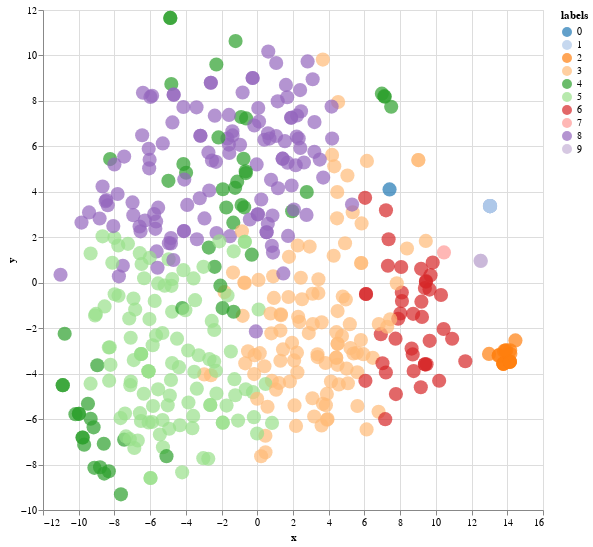

The notebook cell this image was saved under:
### Code cell
# Embeddings functions
def tfidf(df):
    tfidf_vectorizer = TfidfVectorizer()
    Tfidf = tfidf_vectorizer.fit_transform(df['text_processed'])
    tfidf_a = Tfidf.toarray()
    return tfidf_a

def glove_embeddings(df):
    all_embeddings = []
    for text in df['text_processed']:
        word_vectors = []
        for word in text.split():
            if word in loaded_glove_model:
                word_vectors.append(loaded_glove_model[word])
        if word_vectors:
            sentence_embedding = np.mean(word_vectors, axis=0)
        else:
            sentence_embedding = np.zeros(loaded_glove_model.vector_size)
        all_embeddings.append(sentence_embedding)
        all_embeddings_a = np.array(all_embeddings)
    return all_embeddings_a

# Dimension reduction functions
def tsne(embeddings):
    docs_tsne = TSNE(n_components=2, learning_rate='auto',
                init='pca').fit_transform(embeddings)
    return docs_tsne

def pca(embeddings):
    svd = TruncatedSVD(n_components=2)
    embeddings_pca = svd.fit_transform(embeddings)
    return embeddings_pca

# Clusterings functions
def Kmeans_fct(n, embeddings):
    kmeans = KMeans(n_clusters=n, random_state=0)
    kmeans.fit(embeddings)
    labels = kmeans.labels_
    return labels


def correspondence_analysis(embeddings, n_components=2):
    svd = TruncatedSVD(n_components=n_components)
    embeddings_ca = svd.fit_transform(embeddings)
    return embeddings_ca

def hierarchical_clustering(n_clusters, embeddings):
    hc = AgglomerativeClustering(n_clusters=n_clusters, metric='euclidean', linkage='ward')
    labels = hc.fit_predict(embeddings)
    return labels

# Validation function
def score_function(embeddings, labels):
    silhouette_s = silhouette_score(embeddings, labels)
    davies_bouldin_s = davies_bouldin_score(embeddings, labels)
    calinski_harabasz_s = calinski_harabasz_score(embeddings, labels)
    return silhouette_s, davies_bouldin_s, calinski_harabasz_s

def display_ca(embeddings, df, labels):
    embeddings_ca = correspondence_analysis(embeddings)
    data_ca = pd.DataFrame({'x': embeddings_ca[:, 0],
                            'y': embeddings_ca[:, 1],
                            'institution': df['categorie Institution'],
                            'title': df["Name of the document"],
                            'labels': labels
                            })
    alt.data_transformers.disable_max_rows()
    chart = alt.Chart(data_ca).mark_circle(size=200).encode(
        x="x", y="y", color=alt.Color('labels:N', scale=alt.Scale(scheme='category20')),
        tooltip=['institution', "title"]
        ).interactive().properties(
        width=500,
        height=500
    )
    chart.save('chart.html')
    chart.show()
    

    

def display_tsne(embeddings, df, labels):
    docs_tsne_th = TSNE(n_components=2, learning_rate='auto',
                        init='random', metric='cosine',
                        perplexity=50.0).fit_transform(embeddings)
    print(docs_tsne_th.shape)

    data_th = pd.DataFrame({'x': docs_tsne_th[:,0],
                            'y': docs_tsne_th[:,1],
                            'institution': df['categorie Institution'],
                            'title': df["Name of the document"],
                            'labels' : labels
                            })
    alt.data_transformers.disable_max_rows()
    chart = alt.Chart(data_th[:]).mark_circle(size=200).encode(
        x="x", y="y", color=alt.Color('labels:N', 
                                      scale=alt.Scale(scheme='category20')),
        tooltip=['institution', "title"]
        ).interactive().properties(
        width=500,
        height=500
    )
    chart.save('chart.html')
    chart.show()


# Clustering pipeline
def pipeline(dataframe, embedding_method, clustering_method, taille_cluster, reduction_method=display_tsne):
    print("start embedding")
    embeddings = embedding_method(dataframe)
    print("clustering")
    for i in range(taille_cluster[0], taille_cluster[1]):
        labels = clustering_method(i, embeddings)
    print("scoring")
    scores = score_function(embeddings, labels)
    print(f"silhouette_score: {scores[0]}, davies_bouldin_score: {scores[1]}, calinski_harabasz_score: {scores[2]}")
    reduction_method(embeddings, dataframe, labels)
    return scores

pipeline(dataframe=df_temp, embedding_method=glove_embeddings, clustering_method=Kmeans_fct, taille_cluster=[10,11], reduction_method=display_tsne)

### Figure 1 — Vega-Lite specification as saved in the notebook (floating-point values rounded to 4 significant figures; data arrays with more than 128 entries replaced by an {"elided": "..."} marker saying what was removed)
{"config": {"view": {"continuousWidth": 300, "continuousHeight": 300}}, "data": {"name": "data-1b8d0102d380c748d6369eda351d5a56"}, "mark": {"type": "circle", "size": 200}, "encoding": {"color": {"field": "labels", "scale": {"scheme": "category20"}, "type": "nominal"}, "tooltip": [{"field": "institution", "type": "nominal"}, {"field": "title", "type": "nominal"}], "x": {"field": "x", "type": "quantitative"}, "y": {"field": "y", "type": "quantitative"}}, "height": 500, "params": [{"name": "param_5", "select": {"type": "interval", "encodings": ["x", "y"]}, "bind": "scales"}], "width": 500, "$schema": "https://vega.github.io/schema/vega-lite/v5.20.1.json", "datasets": {"data-1b8d0102d380c748d6369eda351d5a56": {"elided": "472 records"}}}
